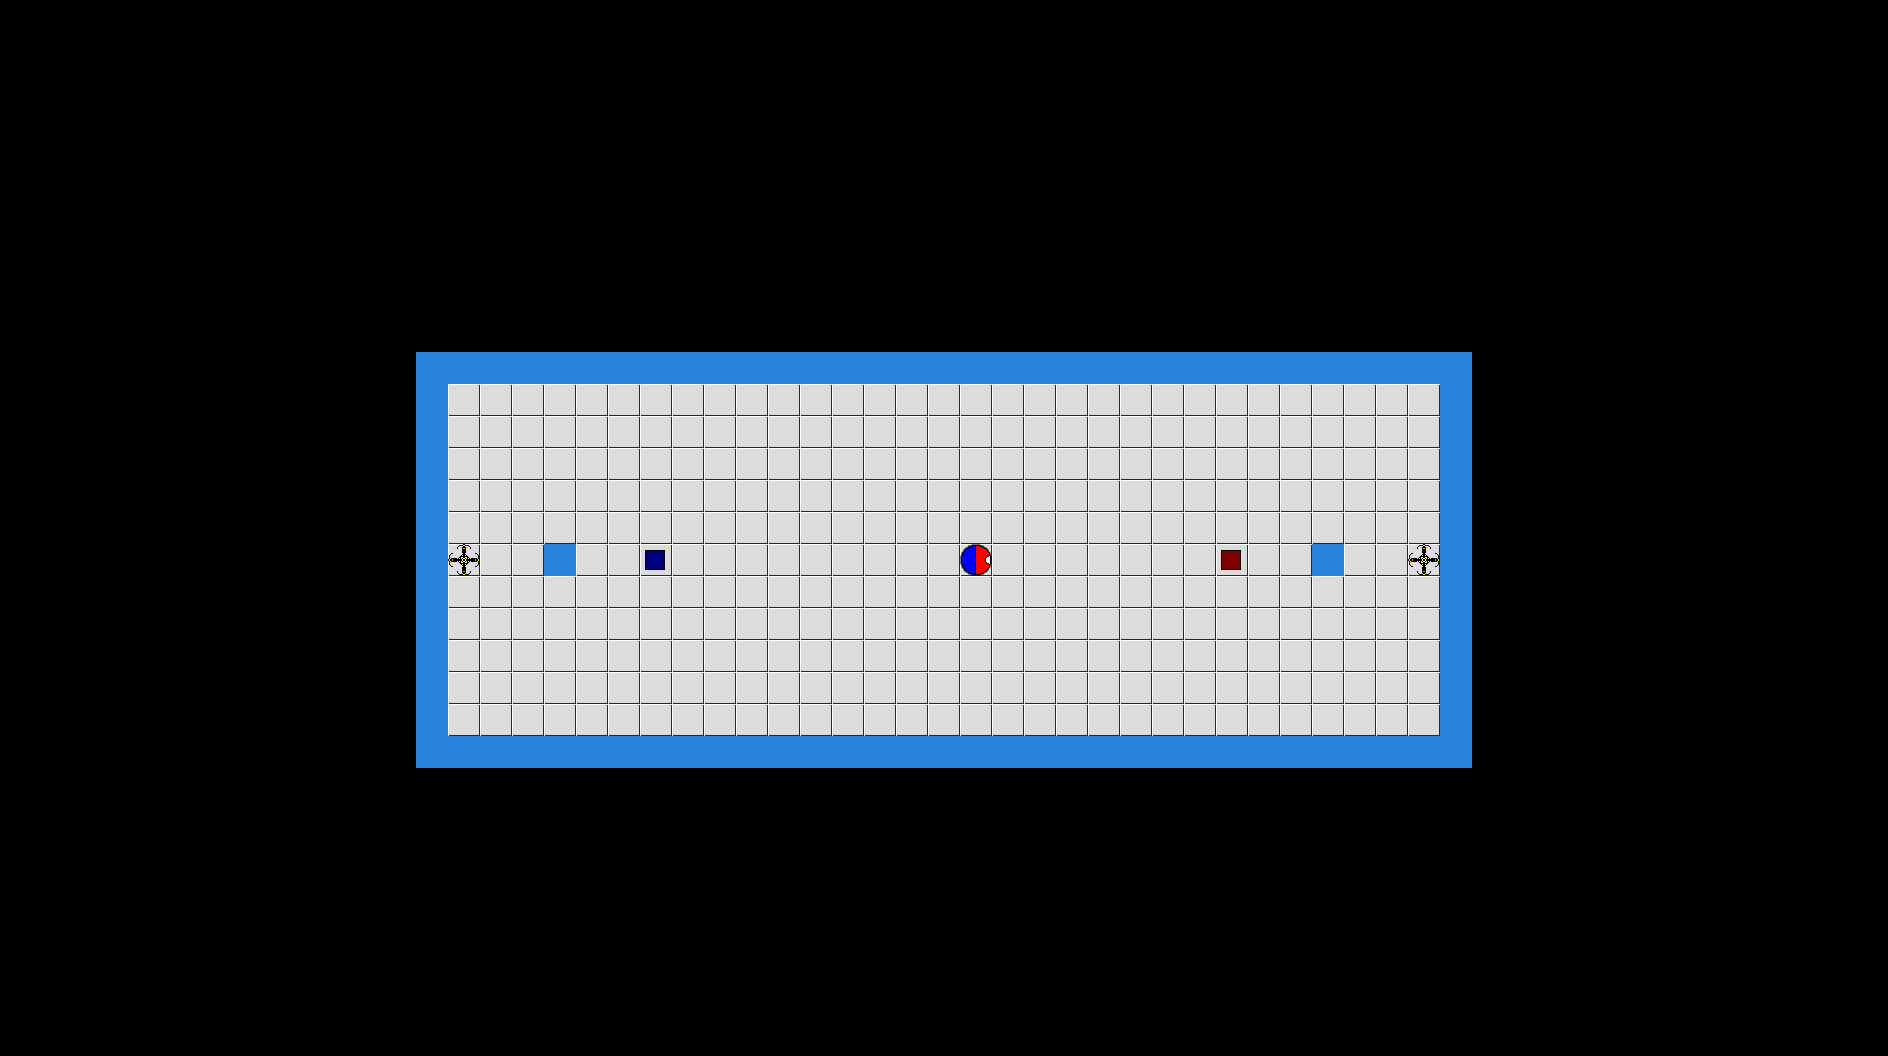

A 2D game scene composited from a Tiled map and its tileset images. What follows is a short description and the map's XML, with every tile layer's data as written:
An orthogonal 59x33 tile map with 32x32 px tiles, 1 tile layer (Camada de Tiles 1).

<map version="1.0" orientation="orthogonal" width="59" height="33" tilewidth="32" tileheight="32">
 <tileset firstgid="1" name="tileset" tilewidth="32" tileheight="32">
  <image source="tileset.png" width="160" height="160" />
 </tileset>
 <layer name="Camada de Tiles 1" width="59" height="33">
  <data encoding="csv">
0,0,0,0,0,0,0,0,0,0,0,0,0,0,0,0,0,0,0,0,0,0,0,0,0,0,0,0,0,0,0,0,0,0,0,0,0,0,0,0,0,0,0,0,0,0,0,0,0,0,0,0,0,0,0,0,0,0,0,
0,0,0,0,0,0,0,0,0,0,0,0,0,0,0,0,0,0,0,0,0,0,0,0,0,0,0,0,0,0,0,0,0,0,0,0,0,0,0,0,0,0,0,0,0,0,0,0,0,0,0,0,0,0,0,0,0,0,0,
0,0,0,0,0,0,0,0,0,0,0,0,0,0,0,0,0,0,0,0,0,0,0,0,0,0,0,0,0,0,0,0,0,0,0,0,0,0,0,0,0,0,0,0,0,0,0,0,0,0,0,0,0,0,0,0,0,0,0,
0,0,0,0,0,0,0,0,0,0,0,0,0,0,0,0,0,0,0,0,0,0,0,0,0,0,0,0,0,0,0,0,0,0,0,0,0,0,0,0,0,0,0,0,0,0,0,0,0,0,0,0,0,0,0,0,0,0,0,
0,0,0,0,0,0,0,0,0,0,0,0,0,0,0,0,0,0,0,0,0,0,0,0,0,0,0,0,0,0,0,0,0,0,0,0,0,0,0,0,0,0,0,0,0,0,0,0,0,0,0,0,0,0,0,0,0,0,0,
0,0,0,0,0,0,0,0,0,0,0,0,0,0,0,0,0,0,0,0,0,0,0,0,0,0,0,0,0,0,0,0,0,0,0,0,0,0,0,0,0,0,0,0,0,0,0,0,0,0,0,0,0,0,0,0,0,0,0,
0,0,0,0,0,0,0,0,0,0,0,0,0,0,0,0,0,0,0,0,0,0,0,0,0,0,0,0,0,0,0,0,0,0,0,0,0,0,0,0,0,0,0,0,0,0,0,0,0,0,0,0,0,0,0,0,0,0,0,
0,0,0,0,0,0,0,0,0,0,0,0,0,0,0,0,0,0,0,0,0,0,0,0,0,0,0,0,0,0,0,0,0,0,0,0,0,0,0,0,0,0,0,0,0,0,0,0,0,0,0,0,0,0,0,0,0,0,0,
0,0,0,0,0,0,0,0,0,0,0,0,0,0,0,0,0,0,0,0,0,0,0,0,0,0,0,0,0,0,0,0,0,0,0,0,0,0,0,0,0,0,0,0,0,0,0,0,0,0,0,0,0,0,0,0,0,0,0,
0,0,0,0,0,0,0,0,0,0,0,0,0,0,0,0,0,0,0,0,0,0,0,0,0,0,0,0,0,0,0,0,0,0,0,0,0,0,0,0,0,0,0,0,0,0,0,0,0,0,0,0,0,0,0,0,0,0,0,
0,0,0,0,0,0,0,0,0,0,0,0,0,0,0,0,0,0,0,0,0,0,0,0,0,0,0,0,0,0,0,0,0,0,0,0,0,0,0,0,0,0,0,0,0,0,0,0,0,0,0,0,0,0,0,0,0,0,0,
0,0,0,0,0,0,0,0,0,0,0,0,0,2,2,2,2,2,2,2,2,2,2,2,2,2,2,2,2,2,2,2,2,2,2,2,2,2,2,2,2,2,2,2,2,2,0,0,0,0,0,0,0,0,0,0,0,0,0,
0,0,0,0,0,0,0,0,0,0,0,0,0,2,1,1,1,1,1,1,1,1,1,1,1,1,1,1,1,1,1,1,1,1,1,1,1,1,1,1,1,1,1,1,1,2,0,0,0,0,0,0,0,0,0,0,0,0,0,
0,0,0,0,0,0,0,0,0,0,0,0,0,2,1,1,1,1,1,1,1,1,1,1,1,1,1,1,1,1,1,1,1,1,1,1,1,1,1,1,1,1,1,1,1,2,0,0,0,0,0,0,0,0,0,0,0,0,0,
0,0,0,0,0,0,0,0,0,0,0,0,0,2,1,1,1,1,1,1,1,1,1,1,1,1,1,1,1,1,1,1,1,1,1,1,1,1,1,1,1,1,1,1,1,2,0,0,0,0,0,0,0,0,0,0,0,0,0,
0,0,0,0,0,0,0,0,0,0,0,0,0,2,1,1,1,1,1,1,1,1,1,1,1,1,1,1,1,1,1,1,1,1,1,1,1,1,1,1,1,1,1,1,1,2,0,0,0,0,0,0,0,0,0,0,0,0,0,
0,0,0,0,0,0,0,0,0,0,0,0,0,2,1,1,1,1,1,1,1,1,1,1,1,1,1,1,1,1,1,1,1,1,1,1,1,1,1,1,1,1,1,1,1,2,0,0,0,0,0,0,0,0,0,0,0,0,0,
0,0,0,0,0,0,0,0,0,0,0,0,0,2,7,1,1,2,1,1,4,1,1,1,1,1,1,1,1,1,3,1,1,1,1,1,1,1,5,1,1,2,1,1,7,2,0,0,0,0,0,0,0,0,0,0,0,0,0,
0,0,0,0,0,0,0,0,0,0,0,0,0,2,1,1,1,1,1,1,1,1,1,1,1,1,1,1,1,1,1,1,1,1,1,1,1,1,1,1,1,1,1,1,1,2,0,0,0,0,0,0,0,0,0,0,0,0,0,
0,0,0,0,0,0,0,0,0,0,0,0,0,2,1,1,1,1,1,1,1,1,1,1,1,1,1,1,1,1,1,1,1,1,1,1,1,1,1,1,1,1,1,1,1,2,0,0,0,0,0,0,0,0,0,0,0,0,0,
0,0,0,0,0,0,0,0,0,0,0,0,0,2,1,1,1,1,1,1,1,1,1,1,1,1,1,1,1,1,1,1,1,1,1,1,1,1,1,1,1,1,1,1,1,2,0,0,0,0,0,0,0,0,0,0,0,0,0,
0,0,0,0,0,0,0,0,0,0,0,0,0,2,1,1,1,1,1,1,1,1,1,1,1,1,1,1,1,1,1,1,1,1,1,1,1,1,1,1,1,1,1,1,1,2,0,0,0,0,0,0,0,0,0,0,0,0,0,
0,0,0,0,0,0,0,0,0,0,0,0,0,2,1,1,1,1,1,1,1,1,1,1,1,1,1,1,1,1,1,1,1,1,1,1,1,1,1,1,1,1,1,1,1,2,0,0,0,0,0,0,0,0,0,0,0,0,0,
0,0,0,0,0,0,0,0,0,0,0,0,0,2,2,2,2,2,2,2,2,2,2,2,2,2,2,2,2,2,2,2,2,2,2,2,2,2,2,2,2,2,2,2,2,2,0,0,0,0,0,0,0,0,0,0,0,0,0,
0,0,0,0,0,0,0,0,0,0,0,0,0,0,0,0,0,0,0,0,0,0,0,0,0,0,0,0,0,0,0,0,0,0,0,0,0,0,0,0,0,0,0,0,0,0,0,0,0,0,0,0,0,0,0,0,0,0,0,
0,0,0,0,0,0,0,0,0,0,0,0,0,0,0,0,0,0,0,0,0,0,0,0,0,0,0,0,0,0,0,0,0,0,0,0,0,0,0,0,0,0,0,0,0,0,0,0,0,0,0,0,0,0,0,0,0,0,0,
0,0,0,0,0,0,0,0,0,0,0,0,0,0,0,0,0,0,0,0,0,0,0,0,0,0,0,0,0,0,0,0,0,0,0,0,0,0,0,0,0,0,0,0,0,0,0,0,0,0,0,0,0,0,0,0,0,0,0,
0,0,0,0,0,0,0,0,0,0,0,0,0,0,0,0,0,0,0,0,0,0,0,0,0,0,0,0,0,0,0,0,0,0,0,0,0,0,0,0,0,0,0,0,0,0,0,0,0,0,0,0,0,0,0,0,0,0,0,
0,0,0,0,0,0,0,0,0,0,0,0,0,0,0,0,0,0,0,0,0,0,0,0,0,0,0,0,0,0,0,0,0,0,0,0,0,0,0,0,0,0,0,0,0,0,0,0,0,0,0,0,0,0,0,0,0,0,0,
0,0,0,0,0,0,0,0,0,0,0,0,0,0,0,0,0,0,0,0,0,0,0,0,0,0,0,0,0,0,0,0,0,0,0,0,0,0,0,0,0,0,0,0,0,0,0,0,0,0,0,0,0,0,0,0,0,0,0,
0,0,0,0,0,0,0,0,0,0,0,0,0,0,0,0,0,0,0,0,0,0,0,0,0,0,0,0,0,0,0,0,0,0,0,0,0,0,0,0,0,0,0,0,0,0,0,0,0,0,0,0,0,0,0,0,0,0,0,
0,0,0,0,0,0,0,0,0,0,0,0,0,0,0,0,0,0,0,0,0,0,0,0,0,0,0,0,0,0,0,0,0,0,0,0,0,0,0,0,0,0,0,0,0,0,0,0,0,0,0,0,0,0,0,0,0,0,0,
0,0,0,0,0,0,0,0,0,0,0,0,0,0,0,0,0,0,0,0,0,0,0,0,0,0,0,0,0,0,0,0,0,0,0,0,0,0,0,0,0,0,0,0,0,0,0,0,0,0,0,0,0,0,0,0,0,0,0
</data>
 </layer>
</map>
